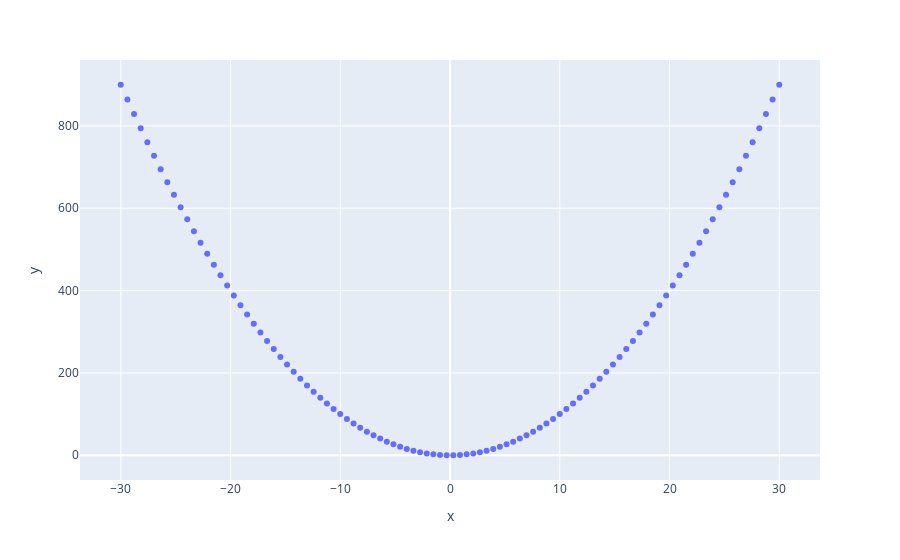

This figure's notebook cell:
### Code cell
import plotly.express as px
import pandas as pd

data_frame = pd.DataFrame({'x': x_plot, 'y': f(x_plot)}) 
fig = px.scatter(data_frame, x="x", y="y")
fig.show()
